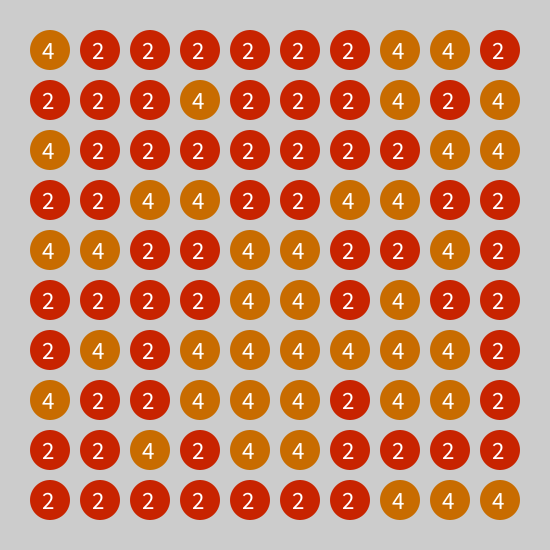
Frame 1 (no input)
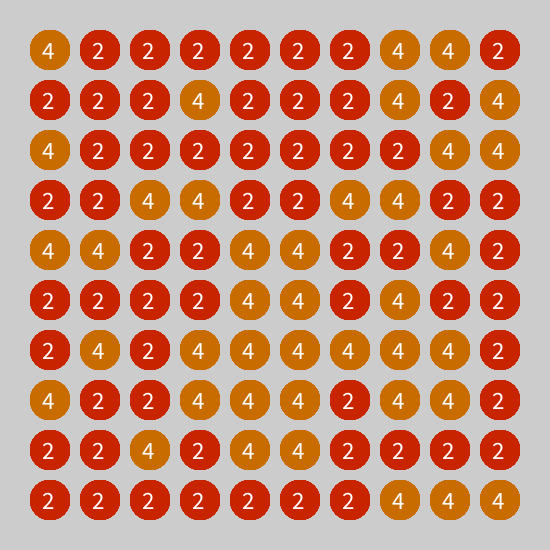
Frame 60 (the mouse pressed at the canvas centre just before this capture)
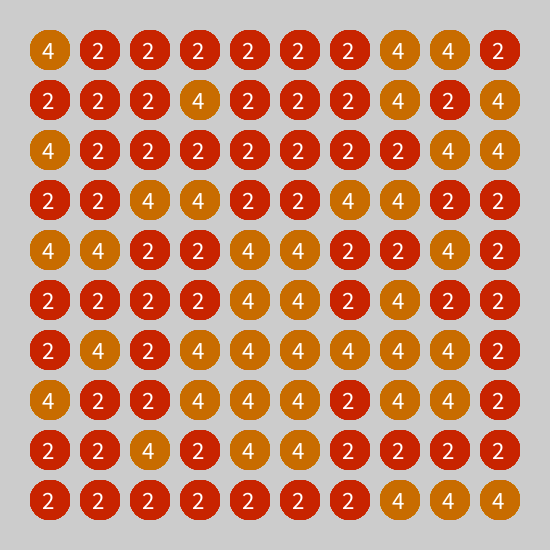
Frame 120 (the mouse held since frame 60 and released just before this capture)

The Processing sketch that drew these frames (run headless with seeded random() and noise(); from frame 60 on, the mouse is pressed at the canvas centre):

// Processing sketch: Teste_Game
// ── Teste_Game.pde
int blocoQtde = 10, maxValue = 3, size = 40;
Bloco[][] bloco = new Bloco[blocoQtde][blocoQtde];

void setup()
{
  size(550, 550);
  colorMode(HSB);

  for (int col=0; col<blocoQtde; col++)
  {
    for (int row=0; row<blocoQtde; row++)
    {
      bloco[col][row] = new Bloco(col, row);
    }
  }
}

void draw()
{
  for (int col=0; col<blocoQtde; col++)
  {
    for (int row=0; row<blocoQtde; row++)
    {
      bloco[col][row].update();
      bloco[col][row].draw();
    }
  }
}

void mouseClicked()
{
  for (int col=0; col<blocoQtde; col++)
  {
    for (int row=0; row<blocoQtde; row++)
    {
      if (dist(mouseX, mouseY, bloco[col][row].pos.x, bloco[col][row].pos.y)<size/2)
      {
        bloco[col][row].click();
        return;
      }
    }
  }
}
// ── Bloco.pde
class Bloco
{
  int col, row;
  PVector pos;
  int value;

  Bloco(int coluna, int linha)
  {
    this.pos = new PVector(50+50*coluna, 50+50*linha);
    this.col = coluna;
    this.row = linha;
    this.value = (int)pow(2,(int)random(1, maxValue));
  }

  void click()
  {
    int valor = this.value;
    if(this.findSimilarNeighbors())
    {
      this.value = valor*4;
    }
    else
    {
      this.value = valor;
    }
  }

  boolean findSimilarNeighbors()
  {
    int valor = this.value;
    boolean thereAreSomeNeighbors = false;
    this.value*=2;

    if (col>0)
    {
      if (valor == bloco[col-1][row].value)
      {
        bloco[col-1][row].findSimilarNeighbors();
        thereAreSomeNeighbors = true;
      }
    }

    if (col<blocoQtde-1)
    {
      if (valor == bloco[col+1][row].value)
      {
        bloco[col+1][row].findSimilarNeighbors();
        thereAreSomeNeighbors = true;
      }
    }

    if (row>0)
    {
      if (valor == bloco[col][row-1].value)
      {
        bloco[col][row-1].findSimilarNeighbors();
        thereAreSomeNeighbors = true;
      }
    }

    if (row<blocoQtde-1)
    {
      if (valor == bloco[col][row+1].value)
      {
        bloco[col][row+1].findSimilarNeighbors();
        thereAreSomeNeighbors = true;
      }
    }
    
    return thereAreSomeNeighbors;
  }

  void update()
  {
    if (this.value == 0)
    {
      this.value = (int)pow(2,(int)random(1, maxValue));
    }
  }

  void draw()
  {
    noStroke();
    fill(map(this.value%30, 1, 48, 0, 360), 255, 200);
    ellipse(this.pos.x, this.pos.y, size, size);
    fill(255);
    textSize(25);
    text(this.value, this.pos.x-(8), this.pos.y+9);
  }
}
